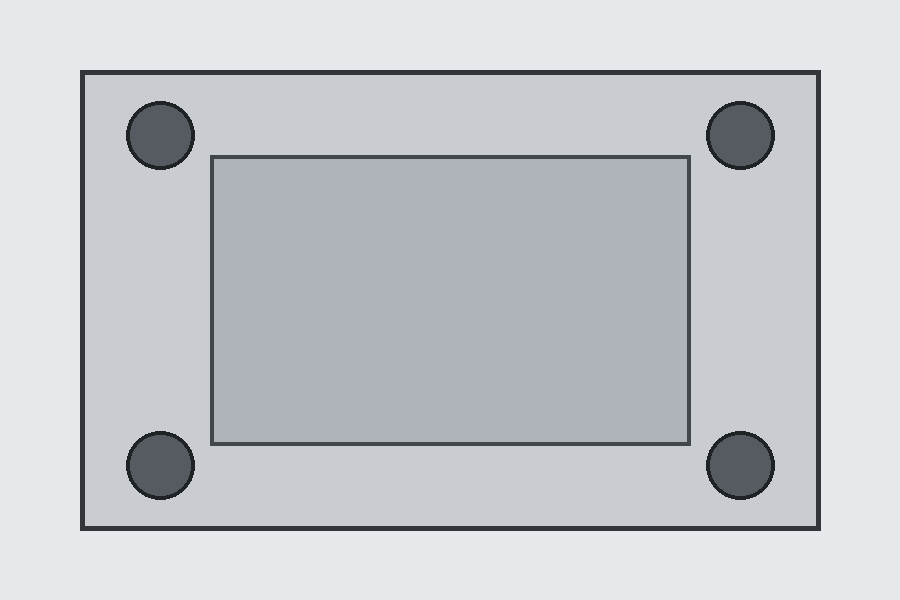
#> input picture examples/demo_fixture.png, 900 x 600 px
$ python monte_carlo_shapes.py
#> lines starting #> are read from the running program, lines starting #| are printed output that depends on the picture
### imageplot/metadata.py
"""Read coordinate-system metadata embedded by the PNG coordinate editor."""
from __future__ import annotations

import json
from pathlib import Path
from typing import Any

from PIL import Image

METADATA_KEY = "coordinate_systems_json"
SUPPORTED_SCHEMA = "png-coordinate-systems"


class MetadataError(ValueError):
    """Raised when PNG coordinate metadata is missing or invalid."""


def load_png_metadata(path: str | Path) -> tuple[Image.Image, dict[str, Any]]:
    """Load a PNG and parse its embedded coordinate-system JSON metadata."""
    image_path = Path(path)
    with Image.open(image_path) as opened:
#> opened is the input picture: PIL image 900x600 RGB; mean R, G, B 196.6, 200.4, 204.9
        image = opened.convert("RGBA")
        raw = opened.info.get(METADATA_KEY)

    if raw is None:
        raise MetadataError(
            f"{image_path.name!r} does not contain the {METADATA_KEY!r} PNG metadata chunk."
        )

    try:
        payload = json.loads(raw) if isinstance(raw, str) else raw
#> payload = 4 items
    except json.JSONDecodeError as exc:
        raise MetadataError(f"Invalid coordinate-system JSON: {exc}") from exc

    if not isinstance(payload, dict):
        raise MetadataError("Coordinate-system metadata must be a JSON object.")
    if payload.get("schema") != SUPPORTED_SCHEMA:
        raise MetadataError(
            f"Unsupported metadata schema {payload.get('schema')!r}; "
            f"expected {SUPPORTED_SCHEMA!r}."
        )
    systems = payload.get("coordinate_systems")
#> systems = 1 item
    if not isinstance(systems, list) or not systems:
        raise MetadataError("The PNG contains no coordinate systems.")

    return image, payload

### imageplot/figure.py
"""Matplotlib-first plotting on calibrated PNG imagery."""
from __future__ import annotations

from pathlib import Path
from typing import Any, Iterable, Mapping

import matplotlib.pyplot as plt
import numpy as np
from matplotlib.axes import Axes
from matplotlib.figure import Figure
from PIL import Image

from .artists.base import Layer
from .artists.shapes import CircleCloud, EllipseCloud, PolygonCloud, RectangleCloud
from .coordinates import CoordinateSystem
from .metadata import load_png_metadata


class ImagePlot:
    """A calibrated PNG background plus ordinary Matplotlib axes.

    Data passed to plotting methods is expressed in the selected world
    coordinate system. The background image is affinely transformed into that
    same space, so normal Matplotlib artists remain available without wrappers.
    """

    def __init__(
        self,
        image_path: str | Path,
        coordinate_system: str | None = None,
        *,
        ax: Axes | None = None,
        figsize: tuple[float, float] | None = None,
        dpi: float | None = None,
        image_alpha: float = 1.0,
        interpolation: str = "nearest",
    ) -> None:
        self.image_path = Path(image_path)
        self.image, self.metadata = load_png_metadata(self.image_path)
#> self.metadata = 4 items
        self.coordinate_systems = self._load_coordinate_systems()
        self.coordinate_system = self._select_coordinate_system(coordinate_system)

        if ax is None:
            self.figure, self.ax = plt.subplots(figsize=figsize, dpi=dpi)
        else:
            self.ax = ax
            self.figure = ax.figure

        self._draw_background(image_alpha=image_alpha, interpolation=interpolation)

    def _load_coordinate_systems(self) -> Mapping[str, CoordinateSystem]:
        result: dict[str, CoordinateSystem] = {}
        for raw in self.metadata["coordinate_systems"]:
            system = CoordinateSystem.from_metadata(raw)
            if system.name in result:
                raise ValueError(f"Duplicate coordinate-system name: {system.name!r}")
            result[system.name] = system
#> this loop made 1 pass
#> (name in from_metadata, source in from_metadata, target in from_metadata, world_source in from_metadata, coefficients in from_metadata) on pass 1: ('Fixture', [[160, 465, 1], [741, 465, 1], [160, 138, 1]], [[0, 0], [290, 0], [0, 165]], [[0, 0, 1], [290, 0, 1], [0, 165, 1]], [[0.499, -1.3e-17], [-1.95e-17, -0.505], [-79.86, 234.6]])
#> after the loop, result = 1 item
        return result

    def _select_coordinate_system(self, name: str | None) -> CoordinateSystem:
        if name is None:
            if len(self.coordinate_systems) != 1:
                available = ", ".join(self.coordinate_systems)
                raise ValueError(
                    "The PNG contains multiple coordinate systems. Select one with "
                    f"coordinate_system=. Available systems: {available}"
                )
            return next(iter(self.coordinate_systems.values()))
        try:
            return self.coordinate_systems[name]
        except KeyError as exc:
            available = ", ".join(self.coordinate_systems)
            raise KeyError(f"Unknown coordinate system {name!r}. Available: {available}") from exc

    def _draw_background(self, *, image_alpha: float, interpolation: str) -> None:
#> called with image_alpha = 0.9, interpolation = 'nearest'
        width, height = self.image.size
#> width = 900; height = 600
        transform = self.coordinate_system.matplotlib_transform + self.ax.transData

        # Pixel-center coordinates are 0..width-1 and 0..height-1. The extent
        # uses half-pixel outer edges and preserves the PNG's downward pixel Y.
        self.background_artist = self.ax.imshow(
            np.asarray(self.image),
            extent=(-0.5, width - 0.5, height - 0.5, -0.5),
            origin="upper",
            transform=transform,
            alpha=image_alpha,
            interpolation=interpolation,
            zorder=0,
        )

        corners = np.array(
            [[-0.5, -0.5], [width - 0.5, -0.5], [width - 0.5, height - 0.5], [-0.5, height - 0.5]]
        )
        world_corners = self.coordinate_system.pixel_to_world(corners)
#> world_corners = [[-80.11, 234.9], [369.1, 234.9], [369.1, -67.87], [-80.11, -67.87]]
        x_min, y_min = world_corners.min(axis=0)
#> x_min = -80.11; y_min = -67.87
        x_max, y_max = world_corners.max(axis=0)
#> x_max = 369.1; y_max = 234.9
        self.ax.set_xlim(x_min, x_max)
        self.ax.set_ylim(y_min, y_max)
        self.ax.set_aspect("equal", adjustable="box")
        self.ax.set_xlabel("World X")
        self.ax.set_ylabel("World Y")

    def scatter(self, points=None, *, x=None, y=None, **kwargs):
        x_values, y_values = self._normalize_xy(points, x=x, y=y)
        kwargs.setdefault("zorder", 3)
        return self.ax.scatter(x_values, y_values, **kwargs)

    # [4 lines left out: function plot, not called in this run]

    def text(self, x: float, y: float, text: str, **kwargs):
        kwargs.setdefault("zorder", 4)
        return self.ax.text(x, y, text, **kwargs)

    def add(self, layer: Layer):
        return layer.draw(self.ax)

    def circles(self, centers, radii, **kwargs):
        kwargs.setdefault("zorder", 2)
        return self.add(CircleCloud(centers, radii, kwargs))

    def ellipses(self, centers, widths, heights, angles=0.0, **kwargs):
        kwargs.setdefault("zorder", 2)
        return self.add(EllipseCloud(centers, widths, heights, angles, kwargs))

    def rectangles(self, centers, widths, heights, angles=0.0, **kwargs):
        kwargs.setdefault("zorder", 2)
        return self.add(RectangleCloud(centers, widths, heights, angles, kwargs))

    def polygons(self, polygons, **kwargs):
        kwargs.setdefault("zorder", 2)
        return self.add(PolygonCloud(polygons, kwargs))

    def legend(self, *args, **kwargs):
        return self.ax.legend(*args, **kwargs)

    def save(self, path: str | Path, *, dpi: float = 200, **kwargs) -> None:
        kwargs.setdefault("bbox_inches", "tight")
        self.figure.savefig(path, dpi=dpi, **kwargs)

    def show(self, *args, **kwargs) -> None:
        plt.show(*args, **kwargs)
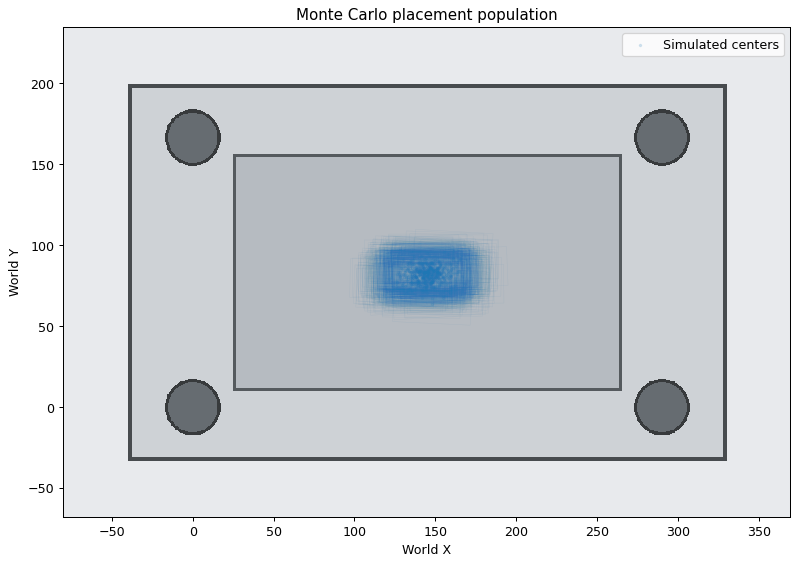
#> figure drawn by matplotlib, 1 panel

    def pixel_to_world(self, points):
        return self.coordinate_system.pixel_to_world(points)

    def world_to_pixel(self, points):
        return self.coordinate_system.world_to_pixel(points)

    @staticmethod
    def _normalize_xy(points=None, *, x=None, y=None) -> tuple[np.ndarray, np.ndarray]:
        if points is not None:
            if x is not None or y is not None:
                raise ValueError("Pass either points or x/y, not both.")
            # Basic pandas support without requiring pandas as a dependency.
            if hasattr(points, "to_numpy"):
                array = np.asarray(points.to_numpy(), dtype=float)
            else:
                array = np.asarray(points, dtype=float)
            if array.ndim != 2 or array.shape[1] != 2:
                raise ValueError("points must have shape (N, 2).")
            return array[:, 0], array[:, 1]

        if x is None or y is None:
            raise ValueError("Provide points or both x= and y=.")
        x_values = np.asarray(x, dtype=float)
        y_values = np.asarray(y, dtype=float)
        if x_values.shape != y_values.shape:
            raise ValueError("x and y must have matching shapes.")
        return x_values, y_values

### imageplot/coordinates.py
"""Affine mappings between source-image pixels and engineering coordinates."""
from __future__ import annotations

from dataclasses import dataclass
from typing import Any, Iterable

import numpy as np
from matplotlib.transforms import Affine2D

POINT_NAMES = ("origin", "x_point", "y_point")


class CoordinateSystemError(ValueError):
    """Raised when a coordinate system cannot define a valid affine map."""


def _as_points(values: Iterable[Iterable[float]] | np.ndarray) -> np.ndarray:
    array = np.asarray(values, dtype=float)
    if array.ndim == 1:
        if array.size != 2:
            raise ValueError("A single point must contain exactly two values.")
        array = array.reshape(1, 2)
    if array.ndim != 2 or array.shape[1] != 2:
        raise ValueError("Points must have shape (N, 2).")
    if not np.all(np.isfinite(array)):
        raise ValueError("Points must contain finite numeric values.")
    return array


# [28 lines left out: function _point_metadata, not called in this run]


@dataclass(frozen=True)
class CoordinateSystem:
    """A full 2D affine relationship between PNG pixels and world coordinates."""

    name: str
    pixel_to_world_matrix: np.ndarray
    world_to_pixel_matrix: np.ndarray
    reference_points: dict[str, dict[str, float]] | None = None

    # [26 lines left out: function from_points, not called in this run]

    @classmethod
    def from_metadata(cls, system: dict[str, Any]) -> "CoordinateSystem":
        pixel_points: list[list[float]] = []
        world_points: list[list[float]] = []
        reference_points: dict[str, dict[str, float]] = {}
        name = str(system.get("name", "Unnamed"))

        for point_name in POINT_NAMES:
            point = system.get(point_name)
            if not isinstance(point, dict):
                raise CoordinateSystemError(f"Missing point {point_name!r}.")
            values = [
                point.get("pixel_x"),
                point.get("pixel_y"),
                point.get("world_x"),
                point.get("world_y"),
            ]
            if any(value is None for value in values):
                raise CoordinateSystemError(
                    f"Coordinate system {name!r} has an incomplete {point_name!r}."
                )
            try:
                px, py, wx, wy = map(float, values)
            except (TypeError, ValueError) as exc:
                raise CoordinateSystemError(
                    f"Coordinate system {name!r} has non-numeric values in "
                    f"{point_name!r}."
                ) from exc
            if not np.all(np.isfinite([px, py, wx, wy])):
                raise CoordinateSystemError(
                    f"Coordinate system {name!r} has non-finite values in "
                    f"{point_name!r}."
                )

            pixel_points.append([px, py])
            world_points.append([wx, wy])
            reference_points[point_name] = {
                "pixel_x": px,
                "pixel_y": py,
                "world_x": wx,
                "world_y": wy,
            }

        source = np.column_stack([np.asarray(pixel_points), np.ones(3)])
        target = np.asarray(world_points)
        if abs(np.linalg.det(source)) < 1e-12:
            raise CoordinateSystemError("The three pixel reference points are collinear.")

        world_source = np.column_stack([target, np.ones(3)])
        if abs(np.linalg.det(world_source)) < 1e-12:
            raise CoordinateSystemError("The three world reference points are collinear.")

        coefficients = np.linalg.solve(source, target)
        matrix = np.array(
            [
                [coefficients[0, 0], coefficients[1, 0], coefficients[2, 0]],
                [coefficients[0, 1], coefficients[1, 1], coefficients[2, 1]],
                [0.0, 0.0, 1.0],
            ],
            dtype=float,
        )
        if abs(np.linalg.det(matrix)) < 1e-15:
            raise CoordinateSystemError("The pixel-to-world transform is singular.")

        return cls(
            name=name,
            pixel_to_world_matrix=matrix,
            world_to_pixel_matrix=np.linalg.inv(matrix),
            reference_points=reference_points,
        )

    # [14 lines left out: function to_metadata, not called in this run]

    def pixel_to_world(self, points: Iterable[Iterable[float]] | np.ndarray) -> np.ndarray:
        return self._transform(points, self.pixel_to_world_matrix)

    def world_to_pixel(self, points: Iterable[Iterable[float]] | np.ndarray) -> np.ndarray:
        return self._transform(points, self.world_to_pixel_matrix)

    @staticmethod
    def _transform(
        points: Iterable[Iterable[float]] | np.ndarray,
        matrix: np.ndarray,
    ) -> np.ndarray:
        array = _as_points(points)
        homogeneous = np.column_stack([array, np.ones(len(array))])
        return (matrix @ homogeneous.T).T[:, :2]

    @property
    def matplotlib_transform(self) -> Affine2D:
        """Return a Matplotlib pixel-to-world affine transform."""
        m = self.pixel_to_world_matrix
        return Affine2D.from_values(
            m[0, 0], m[1, 0], m[0, 1], m[1, 1], m[0, 2], m[1, 2]
        )

    @property
    def origin(self) -> np.ndarray:
        return self.pixel_to_world([[0.0, 0.0]])[0]

    @property
    def linear_matrix(self) -> np.ndarray:
        return self.pixel_to_world_matrix[:2, :2].copy()

    @property
    def determinant(self) -> float:
        return float(np.linalg.det(self.linear_matrix))

    @property
    def handedness(self) -> str:
        return "right-handed" if self.determinant > 0 else "left-handed"

### imageplot/artists/shapes.py
"""Reusable shape-cloud layers for Monte Carlo and tolerance visualization."""
from __future__ import annotations

from dataclasses import dataclass, field
from typing import Any, Iterable, Sequence

import numpy as np
from matplotlib.axes import Axes
from matplotlib.collections import PatchCollection
from matplotlib.patches import Circle, Ellipse, Polygon, Rectangle

from .base import Layer


@dataclass
class CircleCloud(Layer):
    centers: Iterable[Iterable[float]]
    radii: float | Sequence[float]
    kwargs: dict[str, Any] = field(default_factory=dict)

    # [9 lines left out: function draw, not called in this run]


@dataclass
class EllipseCloud(Layer):
    centers: Iterable[Iterable[float]]
    widths: float | Sequence[float]
    heights: float | Sequence[float]
    angles: float | Sequence[float] = 0.0
    kwargs: dict[str, Any] = field(default_factory=dict)

    # [13 lines left out: function draw, not called in this run]


@dataclass
class RectangleCloud(Layer):
    centers: Iterable[Iterable[float]]
    widths: float | Sequence[float]
    heights: float | Sequence[float]
    angles: float | Sequence[float] = 0.0
    kwargs: dict[str, Any] = field(default_factory=dict)

    def draw(self, ax: Axes):
        centers = np.asarray(self.centers, dtype=float)
        count = len(centers)
        widths = np.broadcast_to(np.asarray(self.widths, dtype=float), count)
        heights = np.broadcast_to(np.asarray(self.heights, dtype=float), count)
        angles = np.broadcast_to(np.asarray(self.angles, dtype=float), count)
        patches = []
        for center, width, height, angle in zip(centers, widths, heights, angles):
            lower_left = (center[0] - width / 2.0, center[1] - height / 2.0)
            patches.append(
                Rectangle(lower_left, float(width), float(height), angle=float(angle), rotation_point="center")
            )
        collection = PatchCollection(patches, **self.kwargs)
        ax.add_collection(collection)
        return collection


@dataclass
class PolygonCloud(Layer):
    polygons: Iterable[Iterable[Iterable[float]]]
    kwargs: dict[str, Any] = field(default_factory=dict)

    # [5 lines left out: function draw, not called in this run]

### examples/monte_carlo_shapes.py
"""Visualize a Monte Carlo population of rotated rectangular parts."""
from pathlib import Path
import numpy as np

from imageplot import ImagePlot

ROOT = Path(__file__).resolve().parents[1]
image_path = ROOT / "examples" / "demo_fixture.png"
output_path = ROOT / "output" / "monte_carlo_shapes.png"

rng = np.random.default_rng(42)
count = 750
centers = rng.normal(loc=(145, 82), scale=(8, 5), size=(count, 2))
angles = rng.normal(loc=0.0, scale=2.0, size=count)

plot = ImagePlot(image_path, coordinate_system="Fixture", figsize=(11, 7), image_alpha=0.9)
plot.rectangles(
    centers,
    widths=48,
    heights=24,
    angles=angles,
    facecolor="none",
    edgecolor="tab:blue",
    linewidth=0.35,
    alpha=0.08,
)
plot.scatter(centers, s=3, alpha=0.15, label="Simulated centers")
plot.ax.set_title("Monte Carlo placement population")
plot.legend()
plot.show()
